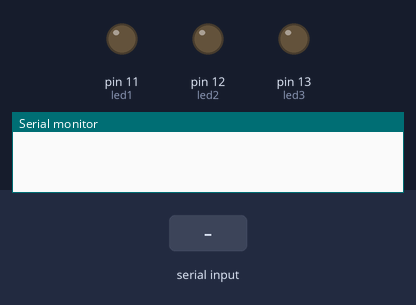
A sketch run on a simulated Arduino Uno, built with avr-gcc and run on an emulated ATmega328P. On the bench: output pins drawn as LEDs (lit = HIGH), the last lines printed to the serial monitor. Inputs (shaded band) come from the test bench.

Above: at 1.2 s.
1.3 s: "n" received over Serial
At 2.5 s:
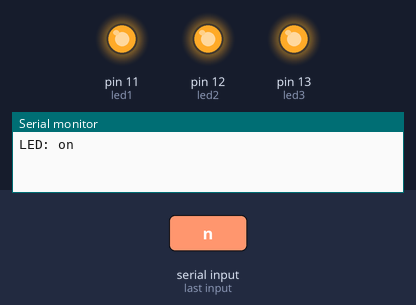
2.8 s: "f" received over Serial
At 3.8 s:
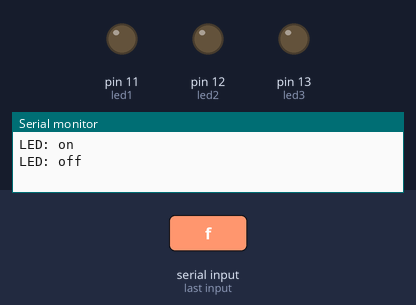
Timing chart, 0 to 5.8 s (numbered marks = the images above; inputs shaded):
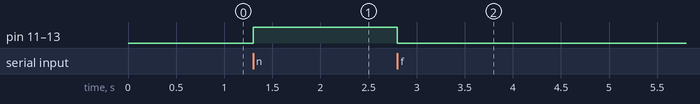

The sketch:

FirstProject.ino
```cpp
int led1 = 11;
int led2 = 12;
int led3 = 13;
char state;

void setup() {
  pinMode(led1, OUTPUT);
  pinMode(led2, OUTPUT);
  pinMode(led3, OUTPUT);
  Serial.begin(9600);
}

void loop() {
  state = Serial.read();

  if (state == 'f') {
    digitalWrite(led1, LOW);
    digitalWrite(led2, LOW);
    digitalWrite(led3, LOW);
    Serial.println("LED: off");
  }

  else if (state == 'n') {
    digitalWrite(led1, HIGH);
    digitalWrite(led2, HIGH);
    digitalWrite(led3, HIGH);
    Serial.println("LED: on");
  }
}
```

Measured:
- after the input at 1.3 s, pin 11 (led1), pin 12 (led2), pin 13 (led3): LOW → HIGH at once
- after the input at 2.8 s, pin 11 (led1), pin 12 (led2), pin 13 (led3): HIGH → LOW at once
